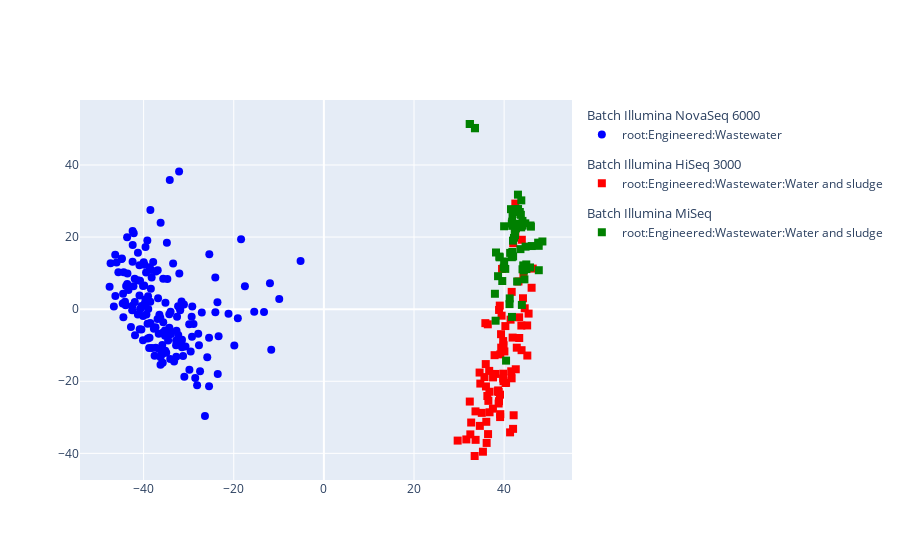

Write notebook code for a chart like this one.
### Markdown cell above
## Load data

### Code cell
input_size = 16
d_z = 4
device = torch.device("cuda" if torch.cuda.is_available() else "cpu")

path = "data/MGnify/datasets/Wastewater/metadataset_w_study_dataset_all_biomes_merged_abund_tables_phylum.csv"
# batch_label = "pipeline"
# sample_label = "run ID"
# exp_label = "associated phenotype"

# data = DataPreprocess(
#     path,
#     factors=[sample_label, batch_label, exp_label]
# )

# plotPCoA(data, 
#          sample_label=sample_label,
#          batch_label=batch_label,
#          experiment_label=exp_label,
#          method="aitchison")
data = pd.read_csv(path).drop(columns=["index"])
data["centre biome"] = data["centre_name"] + " " + data["biomes"]
dtu_data = data[data["centre_name"]=="DTU-GE"]
plotPCoA(dtu_data,
         sample_label="sample",
         batch_label="instrument_platform",
         experiment_label="biomes",
         method="aitchison")

### Figure 1 — Plotly figure (JSON) as saved in the notebook; plotly's stock layout.template omitted (floating-point values rounded to 4 significant figures; data arrays with more than 128 entries replaced by an {"elided": "..."} marker saying what was removed)
{"data": [{"legendgroup": "Illumina NovaSeq 6000", "legendgrouptitle": {"text": "Batch Illumina NovaSeq 6000"}, "marker": {"color": {"elided": "167 str values"}, "size": 8, "symbol": {"elided": "167 str values"}}, "mode": "markers", "name": "root:Engineered:Wastewater", "type": "scatter", "x": {"elided": "167 float values"}, "y": {"elided": "167 float values"}}, {"legendgroup": "Illumina NovaSeq 6000", "legendgrouptitle": {"text": "Batch Illumina NovaSeq 6000"}, "marker": {"color": [], "size": 8, "symbol": []}, "mode": "markers", "name": "root:Engineered:Wastewater:Water and sludge", "type": "scatter", "x": [], "y": []}, {"legendgroup": "Illumina HiSeq 3000", "legendgrouptitle": {"text": "Batch Illumina HiSeq 3000"}, "marker": {"color": [], "size": 8, "symbol": []}, "mode": "markers", "name": "root:Engineered:Wastewater", "type": "scatter", "x": [], "y": []}, {"legendgroup": "Illumina HiSeq 3000", "legendgrouptitle": {"text": "Batch Illumina HiSeq 3000"}, "marker": {"color": ["red", "red", "red", "red", "red", "red", "red", "red", "red", "red", "red", "red", "red", "red", "red", "red", "red", "red", "red", "red", "red", "red", "red", "red", "red", "red", "red", "red", "red", "red", "red", "red", "red", "red", "red", "red", "red", "red", "red", "red", "red", "red", "red", "red", "red", "red", "red", "red", "red", "red", "red", "red", "red", "red", "red", "red", "red", "red", "red", "red", "red", "red", "red", "red", "red", "red", "red", "red", "red", "red", "red", "red", "red", "red", "red", "red", "red", "red", "red", "red", "red"], "size": 8, "symbol": ["square", "square", "square", "square", "square", "square", "square", "square", "square", "square", "square", "square", "square", "square", "square", "square", "square", "square", "square", "square", "square", "square", "square", "square", "square", "square", "square", "square", "square", "square", "square", "square", "square", "square", "square", "square", "square", "square", "square", "square", "square", "square", "square", "square", "square", "square", "square", "square", "square", "square", "square", "square", "square", "square", "square", "square", "square", "square", "square", "square", "square", "square", "square", "square", "square", "square", "square", "square", "square", "square", "square", "square", "square", "square", "square", "square", "square", "square", "square", "square", "square"]}, "mode": "markers", "name": "root:Engineered:Wastewater:Water and sludge", "type": "scatter", "x": [39.86, 39.35, 38.67, 39.54, 41.43, 42.49, 31.61, 46.35, 39.03, 36.37, 44.18, 41.98, 35.92, 35.3, 40.27, 36.28, 35.97, 43.33, 41.32, 37.51, 38.04, 46.1, 32.38, 44.57, 42.11, 42.58, 43.17, 39.15, 39.81, 42.01, 35.64, 33.67, 39.31, 42.81, 40.43, 37.88, 29.69, 34.61, 34.56, 32.5, 36.5, 38.79, 41.66, 40.06, 35.83, 41.58, 43.93, 32.69, 33.46, 39.78, 40.32, 39.87, 39.11, 36.43, 36.73, 36.04, 36.68, 38.88, 39.08, 39.44, 43.87, 45.43, 42.48, 38.56, 41.68, 43.35, 35.04, 36.77, 45.15, 38.78, 45.11, 43.82, 39.16, 44.28, 36.12, 33.65, 39.79, 37.54, 41.88, 38.86, 34.72], "y": [-19.99, -10.67, -22.54, 11.16, -2.908, 20.62, -36.13, 11.26, 0.9875, -4.201, 3.026, -33.2, -15.24, -39.54, -4.691, -24.09, -21.44, -2.262, -34.17, -27.59, -17.97, 5.94, -25.63, 0.2503, -29.43, -16.67, 7.677, -29.13, -17.9, 18.3, -18.84, -36.25, -6.94, -10.69, -20.41, -12.76, -36.46, -32.38, -17.58, -34.73, -25.44, -22.98, -19.18, -11.73, -3.879, -17.23, 19.25, -31.45, -40.73, -19.24, -20.48, -10.01, -29.93, -34.66, -22.91, -31.24, -17.12, -0.2181, -23.71, -1.81, -11.38, -1.23, 29.29, -22.82, 4.796, -7.994, -28.77, -28.6, -12.86, -26.17, -4.513, -4.543, -12.54, 9.482, -37.1, -28.36, -8.846, -18.93, -7.881, -25.53, -20.64]}, {"legendgroup": "Illumina MiSeq", "legendgrouptitle": {"text": "Batch Illumina MiSeq"}, "marker": {"color": [], "size": 8, "symbol": []}, "mode": "markers", "name": "root:Engineered:Wastewater", "type": "scatter", "x": [], "y": []}, {"legendgroup": "Illumina MiSeq", "legendgrouptitle": {"text": "Batch Illumina MiSeq"}, "marker": {"color": ["green", "green", "green", "green", "green", "green", "green", "green", "green", "green", "green", "green", "green", "green", "green", "green", "green", "green", "green", "green", "green", "green", "green", "green", "green", "green", "green", "green", "green", "green", "green", "green", "green", "green", "green", "green", "green", "green", "green", "green", "green", "green", "green", "green", "green", "green", "green", "green", "green", "green", "green", "green", "green", "green", "green", "green", "green", "green", "green", "green", "green", "green", "green", "green"], "size": 8, "symbol": ["square", "square", "square", "square", "square", "square", "square", "square", "square", "square", "square", "square", "square", "square", "square", "square", "square", "square", "square", "square", "square", "square", "square", "square", "square", "square", "square", "square", "square", "square", "square", "square", "square", "square", "square", "square", "square", "square", "square", "square", "square", "square", "square", "square", "square", "square", "square", "square", "square", "square", "square", "square", "square", "square", "square", "square", "square", "square", "square", "square", "square", "square", "square", "square"]}, "mode": "markers", "name": "root:Engineered:Wastewater:Water and sludge", "type": "scatter", "x": [41.99, 41.53, 45.84, 45.94, 45.74, 41.81, 39.59, 42.88, 41.24, 43.07, 44.24, 43.94, 38.2, 42.36, 39.9, 41.77, 41.87, 40.43, 44.37, 44.5, 41.96, 40.0, 39.02, 43.81, 43.2, 43.62, 47.55, 44.0, 44.69, 38.65, 47.67, 43.48, 43.62, 41.83, 37.96, 41.74, 41.19, 44.91, 42.33, 43.52, 44.76, 44.08, 47.69, 42.42, 40.25, 46.12, 43.79, 41.7, 43.09, 48.49, 42.62, 44.07, 41.34, 38.11, 41.71, 44.95, 33.53, 38.93, 43.71, 42.19, 32.39, 33.52, 32.39, 40.0], "y": [14.62, 27.74, 23.22, 22.9, 11.57, 23.12, 7.806, 7.671, 2.985, 31.77, 12.14, 1.176, 15.72, 22.22, 11.52, 24.28, 26.4, -14.27, 10.7, 8.271, 19.01, 13.23, 14.38, 30.18, 23.51, 23.17, 18.45, 23.15, 23.81, 9.146, 17.57, 26.96, 16.65, 15.87, 4.272, -2.151, 1.403, 12.41, 27.62, 23.7, 17.34, 11.07, 10.8, 20.52, 11.17, 17.51, 22.7, 23.74, 27.78, 18.77, 22.41, 24.49, 15.61, -3.198, 14.41, 11.12, 50.27, 14.59, 26.18, 19.82, 51.36, 50.18, 51.36, 22.99]}], "layout": {}}
